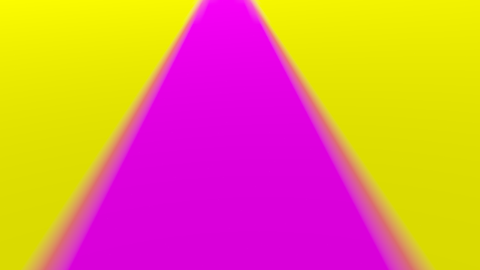
#> input picture week08_vision_perception/student_submission/line_following/attempt_1/images/original.png, 480 x 270 px
$ python playground_reference.py --image ../student_submission/line_following/attempt_1/images/original.png
#> lines starting #> are read from the running program, lines starting #| are printed output that depends on the picture; after the words box and inside, x2 and y2 are one past the last pixel; in counts of white or black regions, pixels touching at a corner belong together
#> in main, image is the input picture: shape (270, 480, 3); mean B, G, R 98.1, 131.3, 226.2
#!/usr/bin/env python3
"""Documented reference for all 16 guided image-playground steps.

Run from any directory with this lab's Python environment. The default image and
manual mug silhouette come from the bundled dataset. Use --image for another BGR
photograph, where the final geometry example uses a threshold mask instead of
pretending to have a manual annotation. No camera or ROS setup is needed.

Every operation starts from the same source image or an explicitly fixed mask.
The returned dictionary lets you reuse individual operations in ROS callbacks.
Do not run this whole demonstration for every camera frame. Copy only the needed
stages and preserve frame timestamps, freshness checks and command limits.
"""
import argparse
import json
import sys
from pathlib import Path
sys.path.insert(0,str(Path(__file__).resolve().parents[1]))
import cv2
import numpy as np


def demonstrate(image, teaching_mask=None):
    """Return intermediate images and measurements without modifying the input."""
    h,w = image.shape[:2]
#> h = 270; w = 480
    outputs = {'original':image.copy()}
    # 1. Coordinates are (column, row), but NumPy indexes image[row, column].
    x,y = w//2,h//2
#> x = 240; y = 135
    measurements = {'resolution':[w,h],'pixel_xy':[x,y],'pixel_bgr':image[y,x].tolist()}
#> measurements = {'resolution': [480, 270], 'pixel_xy': [240, 135], 'pixel_bgr': [222, 0, 222]}
    outputs['pixel_color'] = np.full((60,60,3),image[y,x],dtype=np.uint8)
    # 2. RGB reverses OpenCV's BGR order. Single channels are strength images.
    rgb = cv2.cvtColor(image,cv2.COLOR_BGR2RGB)
    for index,name in enumerate(('red','green','blue')): outputs[name] = rgb[:,:,index]
#> after the loop, outputs = 5 items
    # 3. Grayscale discards color distinctions and keeps weighted brightness.
    outputs['grayscale'] = cv2.cvtColor(image,cv2.COLOR_BGR2GRAY)
    # 4. Hue is 0..179. Saturation and value are 0..255.
    hsv = cv2.cvtColor(image,cv2.COLOR_BGR2HSV)
#> hsv: shape (270, 480, 3); mean H, S, V 82.1, 245, 226.2
    outputs['hue'] = (hsv[:,:,0].astype(float)*255/179).astype(np.uint8)
    outputs['saturation'],outputs['value'] = hsv[:,:,1],hsv[:,:,2]
    # 5. Resize keeps the full field of view but changes sampling resolution.
    for width in (120,240,480):
        outputs[f'resize_{width}'] = cv2.resize(image,(width,round(h*width/w)),interpolation=cv2.INTER_AREA)
#> after the loop, outputs = 12 items
    # 6. Crop removes context, without scaling retained pixels.
    outputs['crop'] = image[:max(1,round(h*.4)),round(w*.48):max(round(w*.81),round(w*.48)+1)].copy()
    # 7. Brightness adds an offset. Contrast multiplies. Clip to byte range.
    outputs['brighter'] = np.clip(image.astype(float)+50,0,255).astype(np.uint8)
    outputs['contrast'] = np.clip(image.astype(float)*1.5,0,255).astype(np.uint8)
    # 8. The same reproducible noisy input is used for both smoothers.
    noisy = image.copy()
    noise = np.random.default_rng(7).random((h,w))
    noisy[noise<.02],noisy[noise>.98] = 0,255
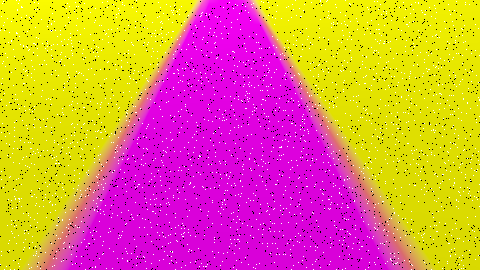
#> noisy: shape (270, 480, 3); 3.91% of pixels changed, all inside (x1, y1, x2, y2) = (0, 0, 480, 270)
    outputs['noisy'] = noisy
    for size in (3,9):
        outputs[f'gaussian_{size}'] = cv2.GaussianBlur(noisy,(size,size),0)
        outputs[f'median_{size}'] = cv2.medianBlur(noisy,size)
#> after the loop, outputs = 20 items
    # 9. A mask selects colors, not object identities. The desk can also pass.
    raw = cv2.inRange(hsv,np.array([0,70,25]),np.array([35,255,180]))
#> raw: shape (270, 480); every value is 0
    outputs['raw_mask'] = raw
    # 10..13. Erosion shrinks, dilation expands, opening removes small white
    # specks, closing fills small dark gaps. Never chain these comparisons.
    # 14. Compare all four with the SAME kernel and SAME raw input.
    for size in (1,3,5,9):
        kernel = np.ones((size,size),np.uint8)
        outputs[f'erosion_{size}'] = cv2.erode(raw,kernel)
        outputs[f'dilation_{size}'] = cv2.dilate(raw,kernel)
        outputs[f'opening_{size}'] = cv2.morphologyEx(raw,cv2.MORPH_OPEN,kernel)
        outputs[f'closing_{size}'] = cv2.morphologyEx(raw,cv2.MORPH_CLOSE,kernel)
#> after the loop, outputs = 37 items
    # 15. Mission-style contour selection uses a fixed cleaned mask.
    clean = cv2.morphologyEx(outputs['opening_3'],cv2.MORPH_CLOSE,np.ones((3,3),np.uint8))
    contours,_ = cv2.findContours(clean,cv2.RETR_EXTERNAL,cv2.CHAIN_APPROX_SIMPLE)
#> contours = []
    annotated = image.copy()
    candidates = []
    for index,contour in enumerate(contours):
        area,perimeter = cv2.contourArea(contour),cv2.arcLength(contour,True)
        circularity = 4*np.pi*area/perimeter**2 if perimeter else 0.
        candidates.append({'candidate':index,'area':area,'circularity':circularity,'eligible':area>=300})
        cv2.drawContours(annotated,[contour],-1,(255,0,0),1)
#> this loop made 0 passes
#> after the loop, candidates = []
    eligible = [c for c in contours if cv2.contourArea(c)>=300]
#> eligible = []
    if eligible:
        selected = max(eligible,key=cv2.contourArea)
        bx,by,bw,bh = cv2.boundingRect(selected)
        cv2.rectangle(annotated,(bx,by),(bx+bw,by+bh),(0,255,0),2)
    outputs['contours'],measurements['candidates'] = annotated,candidates
    # 16. A supplied silhouette teaches geometry independently of detection.
    geometry_mask = (teaching_mask.astype(np.uint8)*255) if teaching_mask is not None else clean
    contours,_ = cv2.findContours(geometry_mask,cv2.RETR_EXTERNAL,cv2.CHAIN_APPROX_SIMPLE)
    geometry = image.copy()
    if contours:
        contour = max(contours,key=cv2.contourArea)
        bx,by,bw,bh = cv2.boundingRect(contour)
        moments = cv2.moments(geometry_mask,binaryImage=True)
        if moments['m00']:
            centroid = [moments['m10']/moments['m00'],moments['m01']/moments['m00']]
            center = [bx+bw/2,by+bh/2]
            measurements.update(box_center=center,centroid=centroid,geometry_uses_annotation=teaching_mask is not None)
            cv2.rectangle(geometry,(bx,by),(bx+bw,by+bh),(0,255,0),2)
            cv2.circle(geometry,tuple(map(round,center)),6,(0,0,255),2)
            cv2.drawMarker(geometry,tuple(map(round,centroid)),(0,255,255),markerSize=12)
    outputs['geometry'] = geometry
    return outputs,measurements


def main():
    parser = argparse.ArgumentParser(description=__doc__)
    parser.add_argument('--image',type=Path)
    parser.add_argument('--output',type=Path,default=Path('runtime/playground_reference'))
    args = parser.parse_args()
    if args.image:
        image,mask = cv2.imread(str(args.image)),None
        if image is None: parser.error('Could not read --image')
    else:
        from perception.dataset import tuning_image,source_mask
        image,mask = tuning_image(),source_mask()
    outputs,measurements = demonstrate(image,mask)
#> outputs = 39 items; measurements = {'resolution': [480, 270], 'pixel_xy': [240, 135], 'pixel_bgr': [222, 0, 222], 'candidates': []}
    args.output.mkdir(parents=True,exist_ok=True)
    for name,value in outputs.items():
        if not cv2.imwrite(str(args.output/(name+'.png')),value): raise OSError('Could not save '+name)
#> this loop made 39 passes
#> name on passes 1 to 12: 'original', 'pixel_color', 'red', 'green', 'blue', 'grayscale', 'hue', 'saturation', 'value', 'resize_120', 'resize_240', 'resize_480'
#> pass 2, in main, `if not cv2.imwrite(str(args.output/(name+'.png')),value): raise OSErro..`:
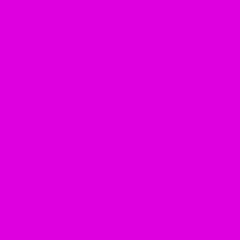
#> saved as pixel_color.png: shape (60, 60, 3) (shown 4 times larger); mean B, G, R 222, 0, 222
    (args.output/'measurements.json').write_text(json.dumps(measurements,indent=2),encoding='utf-8')
    print(f'Saved {len(outputs)} images and measurements in {args.output.resolve()}')
#| Saved 39 images and measurements in week08_vision_perception/scripts/runtime/playground_reference


if __name__ == '__main__': main()
